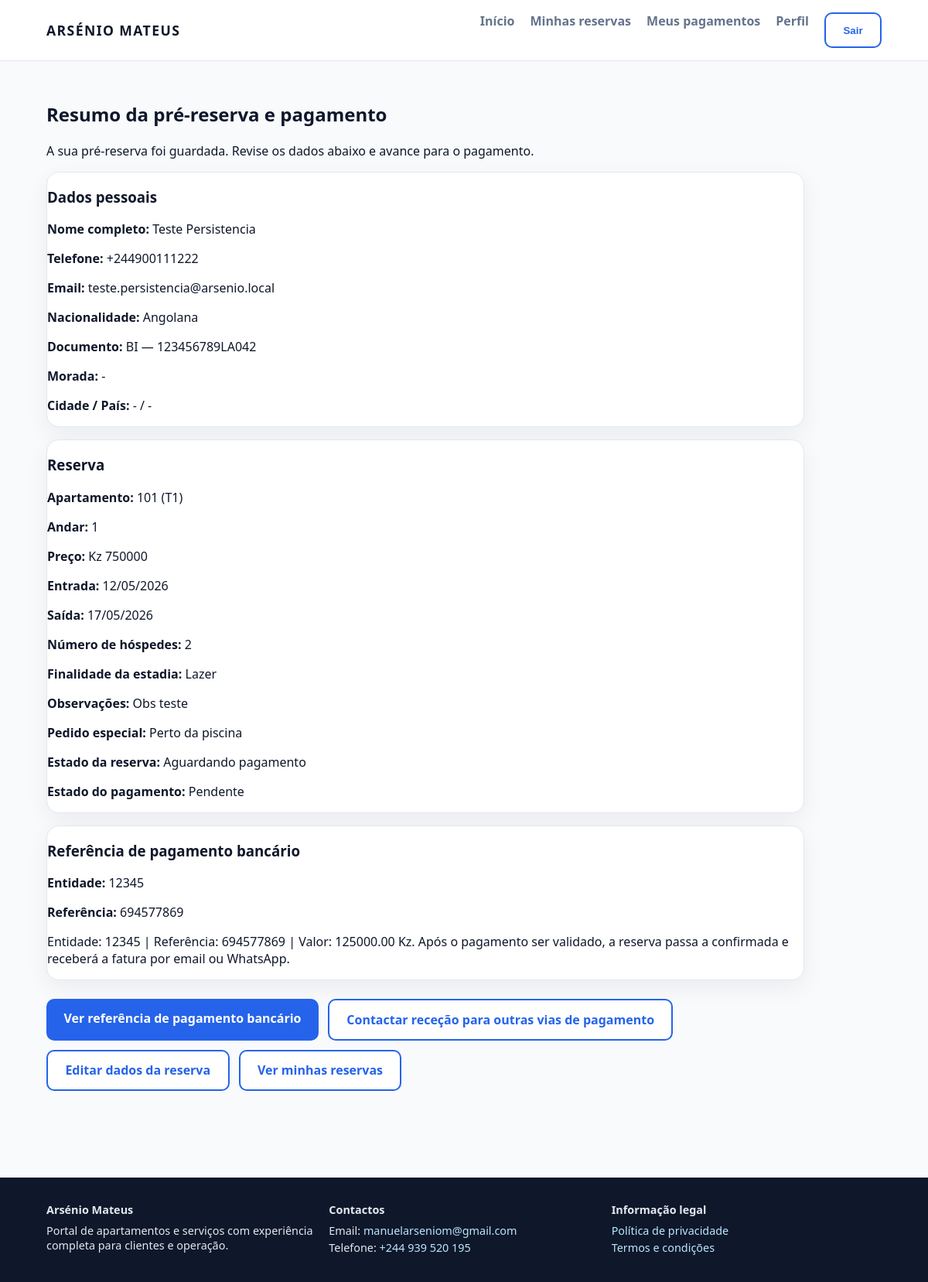
The page /reservas/1/pagamento/ (signed in) on the database its author committed.
### reservas/models.py (models this page shows, shortened)
class Reserva(models.Model):
    STATUS = (
        ("rascunho", "Rascunho"),
        ("pendente", "Pendente"),
        ("pre_reserva", "Pre-reserva"),
        ("aguardando_pagamento", "Aguardando pagamento"),
        ("pagamento_em_validacao", "Pagamento em validacao"),
        ("aguardando_confirmacao", "Aguardando confirmacao"),
        ("confirmada", "Confirmada"),
        ("ativa", "Ativa"),
        ("concluida", "Concluida"),
        ("cancelada", "Cancelada"),
    )
    cliente = models.ForeignKey(
        "clientes.Cliente",
        on_delete=models.PROTECT,
        related_name="reservas",
    )
    unidade = models.ForeignKey(
        "unidades.Unidade",
        on_delete=models.PROTECT,
        related_name="reservas",
    )
    data_inicio = models.DateField()
    data_fim = models.DateField()
    nome_completo = models.CharField(max_length=120, blank=True, default="")
    telefone = models.CharField(max_length=40, blank=True, default="")
    email = models.EmailField(blank=True, default="")
    nacionalidade = models.CharField(max_length=80, blank=True, default="")
    tipo_documento = models.CharField(max_length=40, blank=True, default="")
    numero_documento_identificacao = models.CharField(max_length=60, blank=True, default="")
    data_nascimento = models.DateField(null=True, blank=True)
    morada = models.CharField(max_length=180, blank=True, default="")
    cidade = models.CharField(max_length=80, blank=True, default="")
    pais_residencia = models.CharField(max_length=80, blank=True, default="")
    contacto_alternativo = models.CharField(max_length=40, blank=True, default="")
    preferencia_contacto = models.CharField(max_length=20, blank=True, default="")
    numero_hospedes = models.PositiveSmallIntegerField(default=1)
    finalidade_estadia = models.CharField(max_length=120, blank=True, default="")
    observacoes = models.TextField(blank=True, default="")
    pedido_especial = models.TextField(blank=True, default="")
    valor_base = models.DecimalField(max_digits=14, decimal_places=2, default=Decimal("0.00"))
    status = models.CharField(max_length=30, choices=STATUS, default="rascunho")
    epoca = models.ForeignKey(
        "faturacao.TabelaPreco",
        null=True,
        blank=True,
        on_delete=models.PROTECT,
        related_name="reservas",
    )
    criado_em = models.DateTimeField(auto_now_add=True)
    pagamento_entidade = models.CharField(
        max_length=5,
        blank=True,
        default="",
        help_text="Entidade bancária de referência (referência multibanco / similar).",
    )
    pagamento_referencia = models.CharField(
        max_length=12,
        blank=True,
        default="",
        db_index=True,
        help_text="Referência numérica associada ao pagamento da pré-reserva.",
    )
    pagamento_confirmado_whatsapp = models.BooleanField(
        default=False,
        help_text="Pagamento confirmado por WhatsApp.",
    )
    class Meta:
        ordering = ["-id"]

### unidades/models.py (models this page shows, shortened)
class Unidade(models.Model):
    codigo = models.CharField(max_length=30, unique=True)
    nome = models.CharField(max_length=120)
    andar = models.PositiveSmallIntegerField(default=1)
    tipo = models.CharField(max_length=30)
    area_m2 = models.DecimalField(max_digits=10, decimal_places=2)
    preco_mensal = models.DecimalField(max_digits=12, decimal_places=2, default=0)
    disponivel = models.BooleanField(default=True)
    descricao = models.TextField(blank=True, default="")
    capacidade = models.PositiveSmallIntegerField(default=2)
    possui_sofa_cama = models.BooleanField(default=False)
    observacoes = models.TextField(blank=True, default="")
    numero_quartos = models.PositiveSmallIntegerField(
        null=True,
        blank=True,
        help_text="Número de quartos; se vazio, infere-se pela tipologia (T0..T3, penthouse).",
    )
    class Meta:
        ordering = ["andar", "codigo"]
    @property
    def tipologia(self) -> str:
        return self.tipo

### faturacao/models.py (models this page shows, shortened)
class Pagamento(models.Model):
    STATUS = (
        ("pendente", "Pendente"),
        ("aprovado", "Aprovado"),
        ("recusado", "Recusado"),
    )
    fatura = models.ForeignKey(Fatura, on_delete=models.CASCADE, related_name="pagamentos")
    valor = models.DecimalField(max_digits=14, decimal_places=2)
    data = models.DateTimeField(auto_now_add=True)
    metodo = models.CharField(max_length=60)
    status = models.CharField(max_length=20, choices=STATUS, default="pendente")

### reservas/views.py (the view)
# urls.py: path("<int:reserva_id>/pagamento/", views.resumo_pagamento, name="resumo_pagamento"),
@cliente_required
def resumo_pagamento(request, reserva_id: int):
    reserva = get_object_or_404(
        Reserva.objects.select_related("unidade", "cliente", "fatura"),
        pk=reserva_id,
        cliente__user=request.user,
    )
    reserva = _garantir_snapshot_reserva(reserva)
    pagamento = Pagamento.objects.filter(fatura__reserva=reserva).order_by("-id").first()
    return render(
        request,
        "reservas/resumo_pagamento.html",
        {
            "reserva": reserva,
            "pagamento": pagamento,
            "instrucoes_pagamento": formatar_instrucoes_pagamento(reserva),
            "whatsapp_rececao": getattr(settings, "RECECAO_WHATSAPP_MSISDN", ""),
        },
    )

### reservas/referencia_pagamento.py (called while the page is built)
def formatar_instrucoes_pagamento(reserva) -> str:
    valor = Decimal(str(reserva.valor_base)).quantize(Decimal("0.01"))
    return (
        f"Entidade: {reserva.pagamento_entidade} | "
        f"Referência: {reserva.pagamento_referencia} | "
        f"Valor: {valor} Kz. "
        "Após o pagamento ser validado, a reserva passa a confirmada e receberá a fatura por email ou WhatsApp."
    )

### usuarios/authz.py (called while the page is built)
def _perfil_required(perfis_permitidos, redirect_name):
    def decorator(view_func):
        @login_required
        @wraps(view_func)
        def wrapped(request, *args, **kwargs):
            perfil = get_perfil_atual(request)
            if perfil in perfis_permitidos:
                return view_func(request, *args, **kwargs)
            messages.error(request, "Acesso não autorizado para este perfil.")
            return redirect(redirect_name)
        return wrapped
    return decorator

### usuarios/perfil.py (called while the page is built)
def get_perfil_atual(request) -> str:
    return get_user_profile(getattr(request, "user", None))

def get_perfil_atual_label(request) -> str:
    return profile_display_name(get_perfil_atual(request))

### usuarios/roles.py (called while the page is built)
def get_user_role(user):
    if not user or not user.is_authenticated:
        return PerfilAcesso.VISITANTE
    if hasattr(user, "perfil_acesso"):
        return user.perfil_acesso.role
    return PerfilAcesso.VISITANTE

def role_display_name(role: str) -> str:
    labels = {
        PerfilAcesso.VISITANTE: "Visitante interessado",
        PerfilAcesso.CLIENTE_PENDENTE: "Cliente com pré-reserva",
        PerfilAcesso.CLIENTE_CONFIRMADO: "Cliente confirmado",
        PerfilAcesso.STAFF_LIMPEZA: "Trabalhador (Limpeza)",
        PerfilAcesso.STAFF_LAVANDARIA: "Trabalhador (Lavandaria)",
        PerfilAcesso.STAFF_RESTAURANTE: "Trabalhador (Restaurante)",
        PerfilAcesso.STAFF_MANUTENCAO: "Trabalhador (Manutenção)",
        PerfilAcesso.RECEPCAO: "Recepcionista",
        PerfilAcesso.ADMIN: "Administrador",
        PerfilAcesso.ADMIN_CONDOMINIO: "Administrador do condomínio",
        PerfilAcesso.ADMIN_SISTEMA: "Administrador do sistema",
    }
    return labels.get(role, "Visitante interessado")

def profile_display_name(profile: str) -> str:
    labels = {
        PERFIL_VISITANTE_INTERESSADO: "Visitante interessado",
        PERFIL_CLIENTE: "Cliente",
        PERFIL_TRABALHADOR: "Trabalhador",
        PERFIL_ADMINISTRADOR: "Administrador",
    }
    return labels.get(profile, "Visitante interessado")

### templates/reservas/resumo_pagamento.html (shortened to what this page needs)
{% extends "base_public.html" %}
{% block content %}
<section class="pub-section" style="max-width: 980px;">
  <h1>Resumo da pré-reserva e pagamento</h1>
  <p class="text-secondary">A sua pré-reserva foi guardada. Revise os dados abaixo e avance para o pagamento.</p>
  <div class="pub-card body" style="margin-bottom: 1rem;">
    <h3>Dados pessoais</h3>
    <p><strong>Nome completo:</strong> {{ reserva.nome_completo }}</p>
    <p><strong>Telefone:</strong> {{ reserva.telefone }}</p>
    <p><strong>Email:</strong> {{ reserva.email }}</p>
    <p><strong>Nacionalidade:</strong> {{ reserva.nacionalidade }}</p>
    <p><strong>Documento:</strong> {{ reserva.tipo_documento }} — {{ reserva.numero_documento_identificacao }}</p>
    <p><strong>Morada:</strong> {{ reserva.morada|default:"-" }}</p>
    <p><strong>Cidade / País:</strong> {{ reserva.cidade|default:"-" }} / {{ reserva.pais_residencia|default:"-" }}</p>
  </div>
  <div class="pub-card body" style="margin-bottom: 1rem;">
    <h3>Reserva</h3>
    <p><strong>Apartamento:</strong> {{ reserva.unidade.codigo }} ({{ reserva.unidade.tipo }})</p>
    <p><strong>Andar:</strong> {{ reserva.unidade.andar }}</p>
    <p><strong>Preço:</strong> Kz {{ reserva.unidade.preco_mensal|floatformat:0 }}</p>
    <p><strong>Entrada:</strong> {{ reserva.data_inicio|date:"d/m/Y" }}</p>
    <p><strong>Saída:</strong> {{ reserva.data_fim|date:"d/m/Y" }}</p>
    <p><strong>Número de hóspedes:</strong> {{ reserva.numero_hospedes }}</p>
    <p><strong>Finalidade da estadia:</strong> {{ reserva.finalidade_estadia|default:"-" }}</p>
    <p><strong>Observações:</strong> {{ reserva.observacoes|default:"-" }}</p>
    <p><strong>Pedido especial:</strong> {{ reserva.pedido_especial|default:"-" }}</p>
    <p><strong>Estado da reserva:</strong> {{ reserva.get_status_display }}</p>
    <p><strong>Estado do pagamento:</strong> {% if pagamento %}{{ pagamento.get_status_display }}{% else %}Pendente{% endif %}</p>
  </div>
  <div class="pub-card body" style="margin-bottom: 1rem;">
    <h3>Referência de pagamento bancário</h3>
    <p><strong>Entidade:</strong> {{ reserva.pagamento_entidade }}</p>
    <p><strong>Referência:</strong> {{ reserva.pagamento_referencia }}</p>
    <p>{{ instrucoes_pagamento }}</p>
  </div>
  <div class="pub-actions">
    <a class="btn-pub-primary" href="{% url 'reservas:detalhe_reserva' reserva.pk %}">Ver referência de pagamento bancário</a>
    {% if whatsapp_rececao %}
    <a class="btn-pub-outline" href="https://wa.me/{{ whatsapp_rececao }}" target="_blank" rel="noopener">Contactar receção para outras vias de pagamento</a>
    {% endif %}
    <a class="btn-pub-outline" href="{% url 'reservas:editar_reserva' reserva.pk %}">Editar dados da reserva</a>
    <a class="btn-pub-outline" href="{% url 'reservas:minhas_reservas' %}">Ver minhas reservas</a>
  </div>
</section>
{% endblock %}

### static/css/public.css (style rules this page uses)
:root { --pub-bg: #f8fafc; --pub-text: #0f172a; --pub-muted: #64748b; --pub-primary: #2563eb; --pub-accent: #0ea5e9; --pub-card: #ffffff; --pub-border: #e2e8f0; }
* { box-sizing: border-box; }
body.public-body { margin: 0; font-family: "Segoe UI", Arial, sans-serif; background: var(--pub-bg); color: var(--pub-text); }
.pub-actions { margin-top: 1.5rem; display: flex; gap: 0.75rem; flex-wrap: wrap; }
.btn-pub-primary { background: var(--pub-primary); color: #fff; padding: 0.85rem 1.4rem; border-radius: 10px; text-decoration: none; font-weight: 700; border: none; cursor: pointer; }
.btn-pub-outline { border: 2px solid var(--pub-primary); color: var(--pub-primary); padding: 0.85rem 1.4rem; border-radius: 10px; text-decoration: none; font-weight: 700; background: #fff; }
.pub-section { margin-bottom: 3rem; }
.pub-card { background: var(--pub-card); border-radius: 16px; border: 1px solid var(--pub-border); overflow: hidden; box-shadow: 0 10px 30px rgba(15, 23, 42, 0.06); }

### rows shown on the page
Reserva: nome_completo "Teste Persistencia", telefone "+244900111222", email "teste.persistencia@arsenio.local", nacionalidade "Angolana", tipo_documento "BI", numero_documento_identificacao "123456789LA042", morada "-", cidade "-", pais_residencia "-", unidade.codigo "101", unidade.tipo "T1", unidade.andar "1", unidade.preco_mensal "750000", data_inicio "12/05/2026", data_fim "17/05/2026", numero_hospedes "2", finalidade_estadia "Lazer", observacoes "Obs teste", pedido_especial "Perto da piscina", status "Aguardando pagamento", pagamento_entidade "12345", pagamento_referencia "694577869"
Pagamento: status "Pendente"

### other values the page prints
{{ instrucoes_pagamento }} "Entidade: 12345 | Referência: 694577869 | Valor: 125000.00 Kz. Após o pagamento ser validado, a reserva passa a confirmada e receberá a fatura por email ou WhatsApp."
{{ contact_email }} "manuelarseniom@gmail.com"
{{ contact_phone }} "+244 939 520 195"
